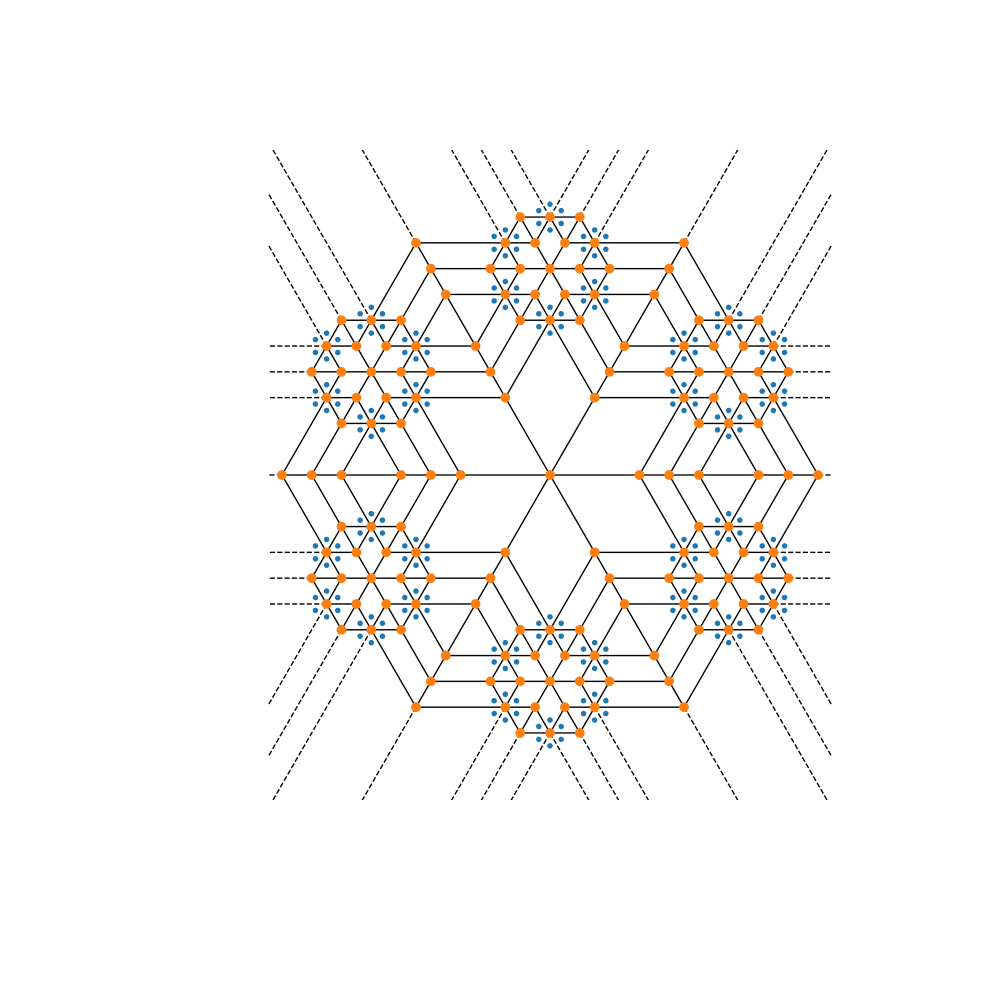

Generate this figure with Python:
import numpy as np
from scipy import spatial
import matplotlib.pyplot as plt

def mandala(n_iter, n_points, radius):
    """Creates a mandala figure using Voronoi tesselations.
# ...
    Parameters
    ----------
    n_iter : int
        Number of iterations, i.e. how many times the equidistant points will
        be generated.
    n_points : int
        Number of points to draw per iteration.
    radius : scalar
        The radial expansion factor.
# ...
    Returns
    -------
    fig : matplotlib.Figure instance
# ...
    Notes
    -----
    This code is adapted from the work of Audrey Roy Greenfeld [1]_ and Carlos
    Focil-Espinosa [2]_, who created beautiful mandalas with Python code.  That
    code in turn was based on Antonio Sánchez Chinchón's R code [3]_.
# ...
    References
    ----------
    .. [1] https://www.codemakesmehappy.com/2019/09/voronoi-mandalas.html
# ...
    .. [2] https://github.com/CarlosFocil/mandalapy
# ...
    .. [3] https://github.com/aschinchon/mandalas
# ...
    """
    fig = plt.figure(figsize=(10, 10))
    ax = fig.add_subplot(111)
    ax.set_axis_off()
    ax.set_aspect('equal', adjustable='box')
# ...
    angles = np.linspace(0, 2*np.pi * (1 - 1/n_points), num=n_points) + np.pi/2
    # Starting from a single center point, add points iteratively
    xy = np.array([[0, 0]])
    for k in range(n_iter):
        t1 = np.array([])
        t2 = np.array([])
        # Add `n_points` new points around each existing point in this iteration
        for i in range(xy.shape[0]):
            t1 = np.append(t1, xy[i, 0] + radius**k * np.cos(angles))
            t2 = np.append(t2, xy[i, 1] + radius**k * np.sin(angles))
# ...
        xy = np.column_stack((t1, t2))
# ...
    # Create the Mandala figure via a Voronoi plot
    spatial.voronoi_plot_2d(spatial.Voronoi(xy), ax=ax)
# ...
    return fig

# Modify the following parameters in order to get different figures
n_iter = 3
n_points = 6
radius = 4

fig = mandala(n_iter, n_points, radius)
plt.show()
